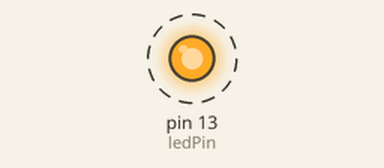
Simulated run of this sketch. Board: Arduino Uno, built with avr-gcc and run on an emulated ATmega328P. Parts: output pins drawn as LEDs (lit = HIGH). Dashed ring = blinking. What the sketch prints to the serial monitor is not drawn.

Above: at 0.2 s.
Timing chart, 0 to 3.0 s (numbered marks = the images above):
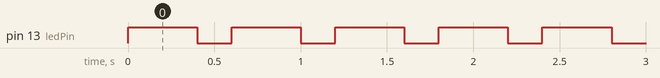

Measured:
- by itself, pin 13 (ledPin): alternates HIGH for 0.40 s and LOW for 0.20 s

The sketch:

sketch_aug21owo.ino
```cpp
int ledPin = 13;
int tiempoOn = 400;
int tiempoOff = 200;

void setup() {
pinMode(ledPin,OUTPUT);
Serial.begin(9600);
}

void loop() {
digitalWrite(ledPin,HIGH);
Serial.println("owo");

delay(tiempoOn);
digitalWrite(ledPin,LOW);
Serial.println("uwu");

delay(tiempoOff);

}
```
